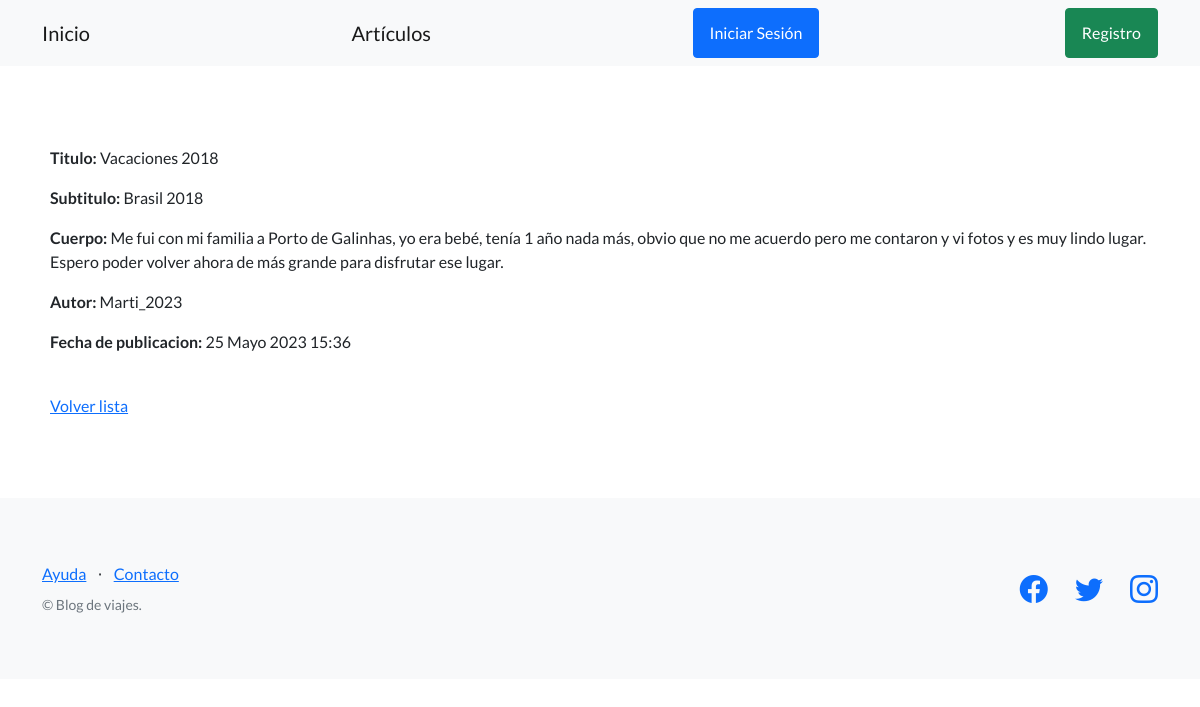
Before: /blog/ver/15/ with the older database file.
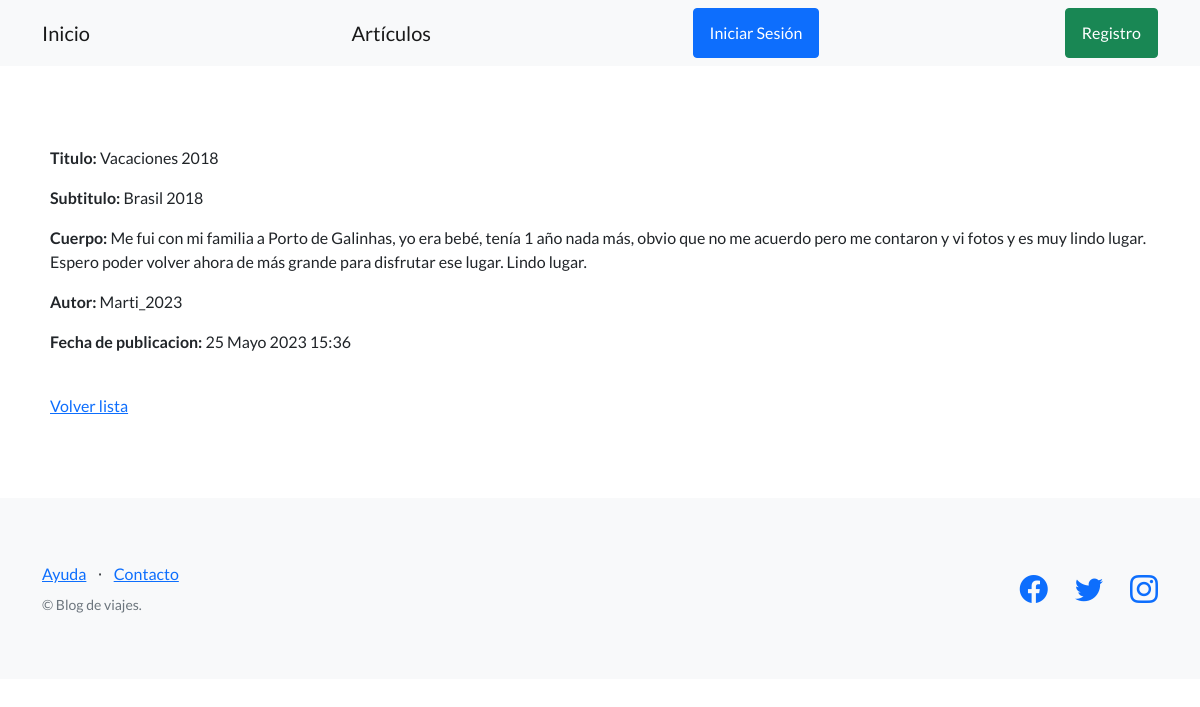
After: the same page with the newer database file.
### blog/models.py (models this page shows, shortened)
class Articulo(models.Model):
    titulo= models.CharField(max_length=200, unique=True)
    subtitulo= models.CharField(max_length=200)
    cuerpo= models.TextField()
    autor= models.ForeignKey(User, on_delete=models.SET_NULL, null=True)
    fecha_publicacion= models.DateTimeField(auto_now_add=True)
    imagen= models.ImageField(upload_to='images', blank=True)
    class Meta:
        ordering = ['-fecha_publicacion']

### blog/views.py (the view)
# urls.py: path("ver/<int:id>/", ver_articulo, name='ver_articulo'),
def ver_articulo(request, id):
    articulo= Articulo.objects.get(id= id)  # Obtener el artículo por su ID
    contexto = {
        'articulo': articulo
    }
    return render(
        request= request,
        template_name= 'blog/detalle_articulos.html',
        context=contexto,
    )

### blog/templates/blog/detalle_articulos.html
{% extends 'blog/base.html' %}
{% block contenido %}
<section>
    <div>
        <p><strong> Titulo: </strong>{{articulo.titulo}}</p>
        <p><strong> Subtitulo: </strong>{{articulo.subtitulo}}</p>
        <p><strong> Cuerpo: </strong>{{articulo.cuerpo}}</p>
        <p><strong> Autor: </strong>{{articulo.autor}}</p>
        <p><strong> Fecha de publicacion: </strong>{{articulo.fecha_publicacion}}</p>
        <br>
        <a href ="{% url 'lista_articulos' %}">Volver lista </a>
    </div>
</section>
{% endblock contenido %}

Changed rows visible on the page:
changed Articulo "Marti_2023": cuerpo "…para disfrutar ese lugar." → "…para disfrutar ese lugar. Lindo lugar."
